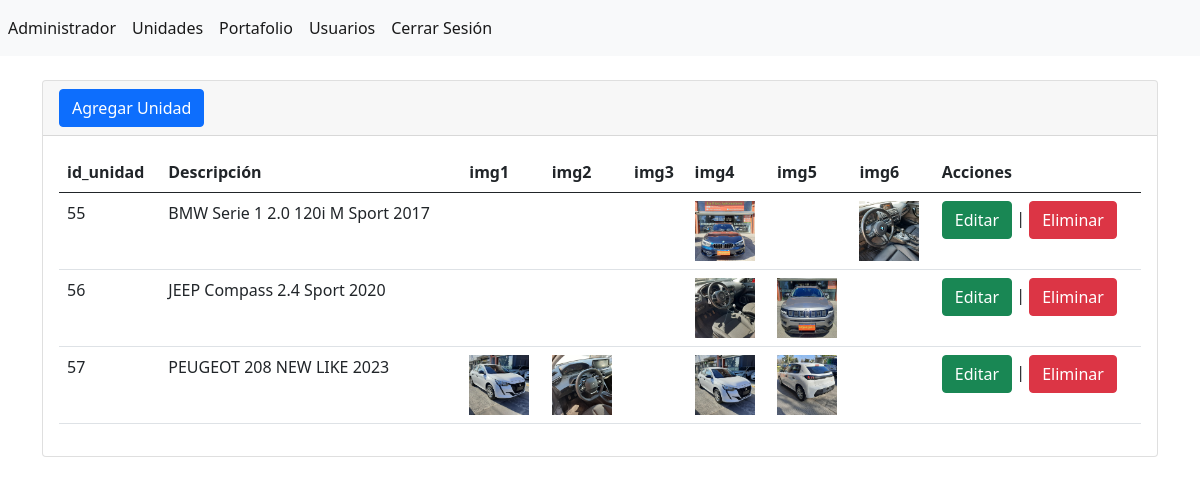
Page /admin/secciones/portafolio/index.php on the committed database.
### tables this page shows
CREATE TABLE `tb_portafolio` (
  `id_unidad` int(11) NOT NULL,
  `Descripcion` varchar(255) NOT NULL,
  `img1` varchar(250) NOT NULL,
  `img2` varchar(255) NOT NULL,
  `img3` varchar(255) NOT NULL,
  `img4` varchar(255) NOT NULL,
  `img5` varchar(255) NOT NULL,
  `img6` varchar(255) NOT NULL
);

### admin/secciones/portafolio/index.php (the view, shortened to what this page needs)
<?php
include("../../bd.php");
$sentencia = $conexion->prepare("SELECT * FROM `tb_portafolio`");
$sentencia->execute();
$lista_portafolio = $sentencia->fetchAll(PDO::FETCH_ASSOC);
include("../../templates/header.php");
?>
<div class="card">
    <div class="card-header">
    <a class="btn btn-primary" role="role" name="" id="" href="crear.php">Agregar Unidad</a>
    </div>
        <div class="card-body">
            <div class="table-responsive-sm">
                <table class="table">
                    <thead>
                        <tr>
                            <th scope="col">id_unidad</th>
                            <th scope="col">Descripción</th>
                            <th scope="col">img1</th>
                            <th scope="col">img2</th>
                            <th scope="col">img3</th>
                            <th scope="col">img4</th>
                            <th scope="col">img5</th>
                            <th scope="col">img6</th>
                            <th scope="col">Acciones</th>
                        </tr>
                    </thead>
                    <tbody>
                    <?php foreach ($lista_portafolio as $registros) { ?>
                        <tr class="">
                            <td scope="col"><?php echo $registros['id_unidad'];?></td>
                            <td scope="col"><?php echo $registros['Descripcion'];?></td>
                            <td scope="col">
                                <img width="60" src="../../../img/<?php echo $registros['img1'];?>" alt="">
                                </td>
                            <td scope="col"><img width="60" src="../../../img/<?php echo $registros['img2'];?>" alt=""></td>
                            <td scope="col"><img width="60" src="../../../img/<?php echo $registros['img3'];?>" alt=""></td>
                            <td scope="col"><img width="60" src="../../../img/<?php echo $registros['img4'];?>" alt=""></td>
                            <td scope="col"><img width="60" src="../../../img/<?php echo $registros['img5'];?>" alt=""></td>
                            <td scope="col"><img width="60" src="../../../img/<?php echo $registros['img6'];?>" alt=""></td>
                            <td>
                            <a name="" id="" class="btn btn-success" href="editar.php?txtid=<?php echo $registros['id_unidad']; ?>" role="button">Editar</a>
                            |
                            <a name="" id="" class="btn btn-danger" href="index.php?txtid=<?php echo $registros['id_unidad']; ?>" role="button">Eliminar</a>
                        </td>
                        </tr>
                        <?php }?>
                    </tbody>
                </table>
            </div>
        </div>
</div>
<?php include("../../templates/footer.php");?>

### admin/templates/header.php (shortened to what this page needs)
<?php
$url_base="https://www.laplataautomotores.com.ar/admin/";
?>
<!DOCTYPE html>
<html lang="es">
<head>
<link href="https://cdn.jsdelivr.net/npm/bootstrap@5.0.2/dist/css/bootstrap.min.css" rel="stylesheet"
>
</head>
<body>
<header>
    <nav class="navbar navbar-expand navbar-light bg-light">
        <div class="nav navbar-nav">
            <a href="#" class="nav-item nav-link active" aria-current="page">Administrador</a>
            <a href="<?php echo $url_base?>secciones/unidades/" class="nav-item nav-link active" aria-current="page">Unidades</a>
            <a href="<?php echo $url_base?>secciones/portafolio/" class="nav-item nav-link active" aria-current="page">Portafolio</a>
            <a href="<?php echo $url_base?>secciones/usuarios/" class="nav-item nav-link active" aria-current="page">Usuarios</a>
            <a href="<?php echo $url_base?>login.php" class="nav-item nav-link active" aria-current="page">Cerrar Sesión</a>
        </div>
    </nav>
</header>
<main class="container">
<br>

### admin/templates/footer.php (shortened to what this page needs)
</main>
</body>
</html>

### rows in the picture
tb_portafolio: id_unidad "55", Descripcion "BMW Serie 1 2.0 120i M Sport 2017", img4 (picture), img6 (picture)
tb_portafolio: id_unidad "56", Descripcion "JEEP Compass 2.4 Sport 2020", img4 (picture), img5 (picture)
tb_portafolio: id_unidad "57", Descripcion "PEUGEOT 208 NEW LIKE 2023", img1 (picture), img2 (picture), img4 (picture), img5 (picture)
